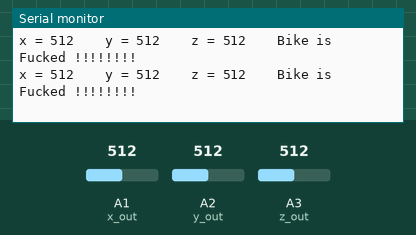
This sketch was run on a simulated Arduino Uno, built with avr-gcc and run on an emulated ATmega328P. On the bench: the last lines printed to the serial monitor. The inputs (shaded band) are chosen by the test bench; at power-on: A3 (z_out) = 512, A2 (y_out) = 512, A1 (x_out) = 512.

Above: at 1.8 s.
1.9 s: A3 (z_out) set to 530
At 2.5 s:
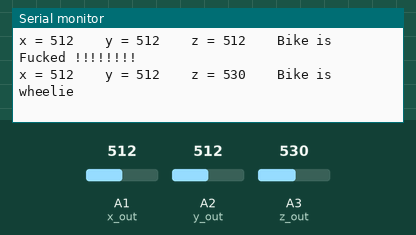
4.5 s: A2 (y_out) set to 493
At 5.8 s:
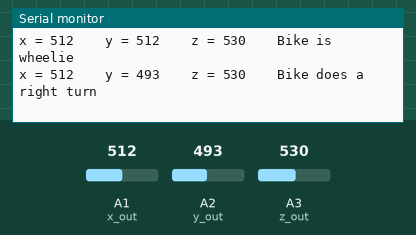
7.5 s: A2 (y_out) set to 379
At 8.6 s:
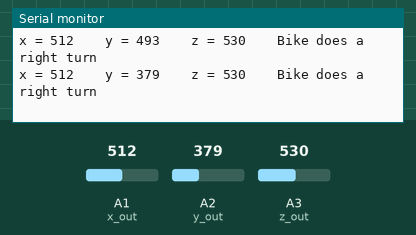
9.0 s: A2 (y_out) set to 354
At 9.4 s:
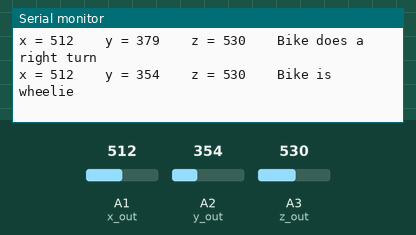

The sketch:

accelerometer.ino
```cpp
#include <math.h>
const int x_out = A1; /* connect x_out of module to A1 of UNO board */
const int y_out = A2; /* connect y_out of module to A2 of UNO board */
const int z_out = A3; /* connect z_out of module to A3 of UNO board */

void setup() {
  Serial.begin(9600);
}

void loop() {
  int x_adc_value, y_adc_value, z_adc_value;
  double x_g_value, y_g_value, z_g_value;
  double roll, pitch, yaw;
  x_adc_value = analogRead(x_out); /* Digital value of voltage on x_out pin */
  y_adc_value = analogRead(y_out); /* Digital value of voltage on y_out pin */
  z_adc_value = analogRead(z_out); /* Digital value of voltage on z_out pin */
  Serial.print("x = ");
  Serial.print(x_adc_value);
  Serial.print("\t\t");
  Serial.print("y = ");
  Serial.print(y_adc_value);
  Serial.print("\t\t");
  Serial.print("z = ");
  Serial.print(z_adc_value);
  Serial.print("\t\t");
  //delay(100);

  x_g_value = ( ( ( (double)(x_adc_value * 5)/1024) - 1.65 ) / 0.330 ); /* Acceleration in x-direction in g units */
  y_g_value = ( ( ( (double)(y_adc_value * 5)/1024) - 1.65 ) / 0.330 ); /* Acceleration in y-direction in g units */
  z_g_value = ( ( ( (double)(z_adc_value * 5)/1024) - 1.80 ) / 0.330 ); /* Acceleration in z-direction in g units */

  roll = ( ( (atan2(y_g_value,z_g_value) * 180) / 3.14 ) + 180 ); /* Formula for roll */
  pitch = ( ( (atan2(z_g_value,x_g_value) * 180) / 3.14 ) + 180 ); /* Formula for pitch */
  //yaw = ( ( (atan2(x_g_value,y_g_value) * 180) / 3.14 ) + 180 ); /* Formula for yaw */
  /* Not possible to measure yaw using accelerometer. Gyroscope must be used if yaw is also required */

  /*Serial.print("Roll = ");
  Serial.print(roll);
  Serial.print("\t");
  Serial.print("Pitch = ");
  Serial.print(pitch);
  Serial.print("\n\n");
 */

  if(roll >=170 && roll <= 190 && pitch >= 250 && pitch <= 285)
  {
      Serial.println("Bike is straight");
  }
  else if(roll >= 140 && roll < 170)
  {
      Serial.println("Bike does a left turn");
  }
  else if(roll > 190 && roll <= 225)
  {
      Serial.println("Bike does a right turn");
  }
  else if(pitch >=220 && pitch <=250)
  {
      Serial.println("Bike is wheelie ");
  }
  else
  {
      Serial.println("Bike is Fucked !!!!!!!!");
  }


  delay(1000);
}
```

Measured:
- the behaviour switches between 514 and 515 on A3 (z_out) (found by bisection; images 0 and 1)
- the behaviour switches between 500 and 499 on A2 (y_out) (found by bisection; images 1 and 2)
- the behaviour switches between 367 and 366 on A2 (y_out) (found by bisection; images 3 and 4)
- after the input at 1.9 s, the serial monitor: prints a new line after 0.10 s (image 1)
- after the input at 4.5 s, the serial monitor: prints a new line after 0.51 s (image 2)
- after the input at 7.5 s, the serial monitor: prints a new line after 0.51 s (image 3)
- after the input at 9.0 s, the serial monitor: prints a new line at once (image 4)
